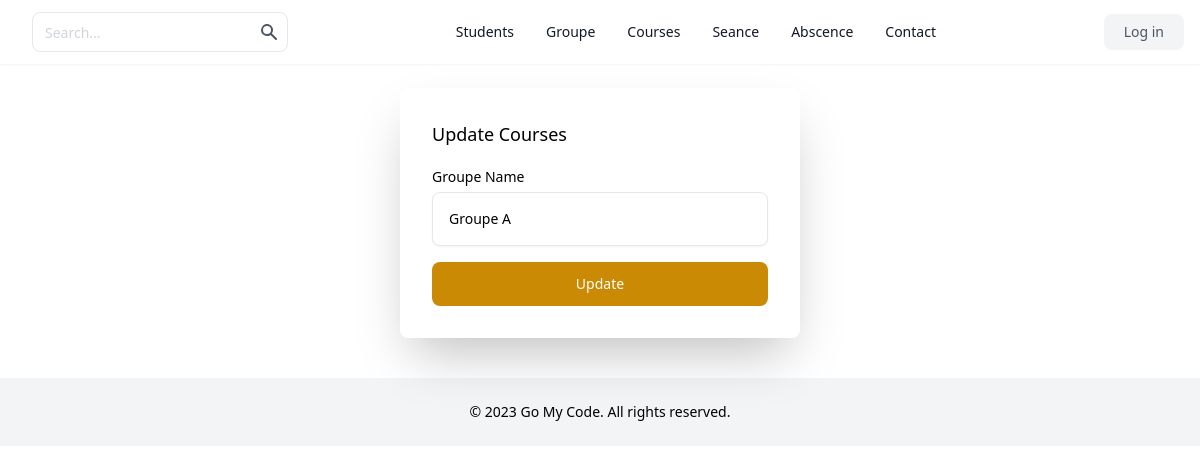
Before: /groupe/update.php?id=1 with the older database file.
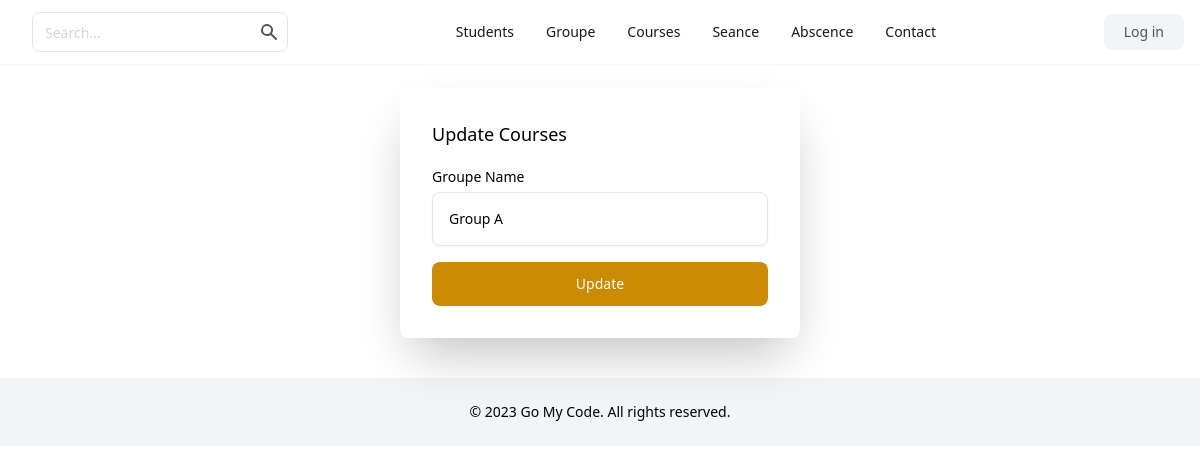
After: the same page with the newer database file.
### tables this page shows
CREATE TABLE `groupes` (
  `id` int(11) NOT NULL AUTO_INCREMENT,
  `name` varchar(255) DEFAULT NULL,
  PRIMARY KEY (`id`)
);

### groupe/update.php (the view, shortened to what this page needs)
<?php
require_once('../inc/header.php');
include('../inc/db.php');
?>
<header aria-label="Site Header" class="shadow-sm">
    <div class="mx-auto flex h-16 max-w-screen-xl items-center justify-between px-4">
        <div class="flex items-center gap-4">
            <form class="mb-0 hidden lg:flex">
                <div class="relative">
                    <input class="h-10 rounded-lg border-gray-200 pr-10 text-sm placeholder-gray-300 focus:z-10" placeholder="Search..." type="text" />
                    <button type="submit" class="absolute inset-y-0 right-0 mr-px rounded-r-lg p-2 text-gray-600">
                        <svg class="h-5 w-5" fill="currentColor" viewbox="0 0 20 20" xmlns="http://www.w3.org/2000/svg">
                            <path clip-rule="evenodd" d="M8 4a4 4 0 100 8 4 4 0 000-8zM2 8a6 6 0 1110.89 3.476l4.817 4.817a1 1 0 01-1.414 1.414l-4.816-4.816A6 6 0 012 8z" fill-rule="evenodd"></path>
                        </svg>
                    </button>
                </div>
            </form>
        </div>
        <nav aria-label="Site Nav" class="hidden items-center justify-center gap-8 text-sm font-medium lg:flex lg:w-0 lg:flex-1">
            <a class="text-gray-900" href="../students/">Students</a>
            <a class="text-gray-900" href="../groupe/">Groupe</a>
            <a class="text-gray-900" href="../courses/">Courses</a>
            <a class="text-gray-900" href="../seance/">Seance</a>
            <a class="text-gray-900" href="../absence/">Abscence</a>
            <a class="text-gray-900" href="">Contact</a>
        </nav>
        <div class="hidden items-center gap-4 lg:flex">
            <a href="#" class="rounded-lg bg-gray-100 px-5 py-2 text-sm font-medium text-gray-600">
                Log in
            </a>
        </div>
    </div>
</header>
<div class="flex justify-center">
    <?php if (isset($_GET['id'])) {
        $id = $_GET['id'];
        $query = $conn->prepare("select * from groupes where id=$id");
        $query->execute();
        $groupe = $query->fetch();
    }; ?>
    <form action="update.php" method="POST" enctype="multipart/form-data" class="mt-6 mb-0 space-y-4 rounded-lg p-8 w-[400px] md:shadow-2xl xl:shadow-2xl">
        <p class="text-lg font-medium">Update Courses</p>
        <div>
            <label for="groupe_name" class="text-sm font-medium">Groupe Name</label>
            <div class="relative mt-1">
                <input type="text" id="name" name="groupe_name" value="<?= $groupe['name'] ?>" class="w-full rounded-lg border-gray-200 p-4 pr-12 text-sm shadow-sm" />
            </div>
        </div>
        <button type="submit" name="update" class="block w-full rounded-lg bg-yellow-600 px-5 py-3 text-sm font-medium text-white">
            Update
        </button>
    </form>
</div>
<?php require_once('../inc/footer.php') ?>
<?php require_once('../inc/footer.php') ?>

Changed rows visible on the page:
changed groupes: groupe_name "Groupe A" → "Group A"
